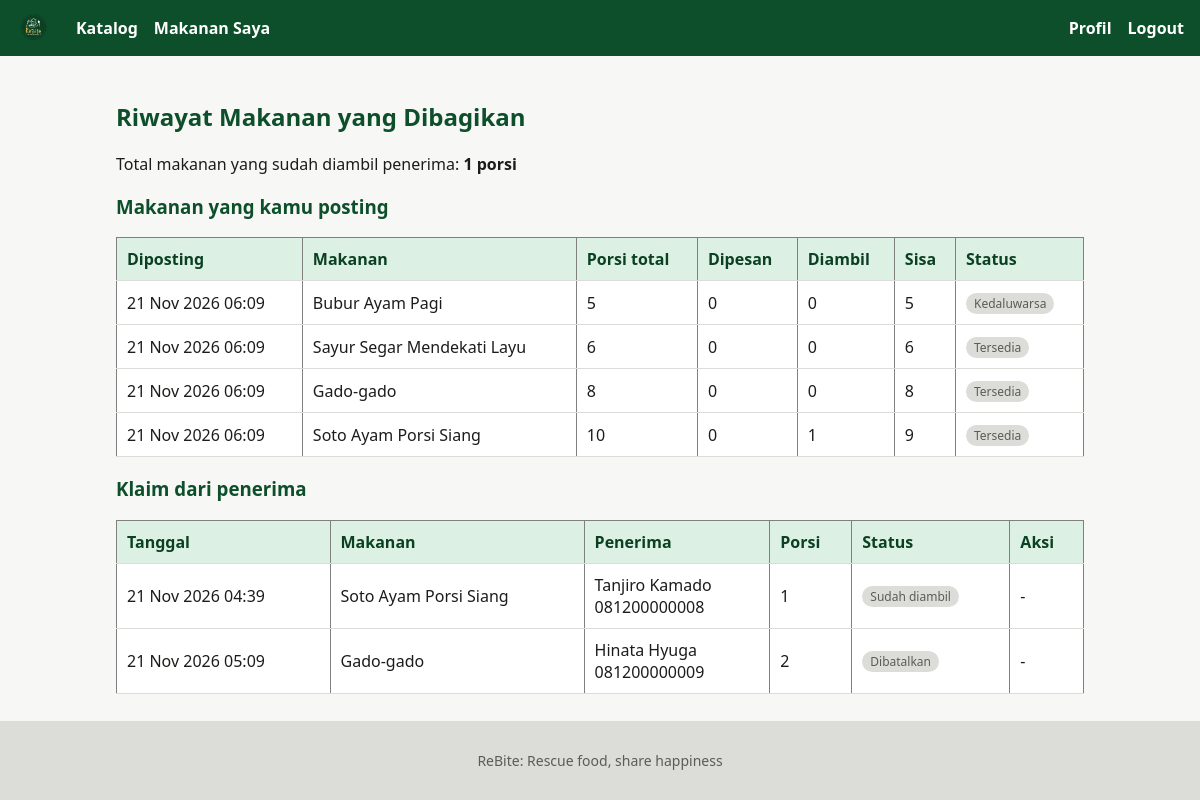
The page /penyedia/riwayat_berbagi.php (signed in) on the database its author committed.
### tables this page shows
CREATE TABLE `makanan` (
  `id` int(11) NOT NULL AUTO_INCREMENT,
  `id_penyedia` int(11) NOT NULL,
  `id_kategori` int(11) NOT NULL,
  `nama` varchar(100) NOT NULL,
  `deskripsi` text DEFAULT NULL,
  `foto` varchar(255) DEFAULT NULL,
  `porsi_total` int(11) NOT NULL,
  `porsi_tersisa` int(11) NOT NULL,
  `lokasi` varchar(255) NOT NULL,
  `batas_ambil` datetime NOT NULL,
  `status` enum('tersedia','habis','kedaluwarsa') NOT NULL DEFAULT 'tersedia',
  `created_at` timestamp NOT NULL DEFAULT CURRENT_TIMESTAMP,
  PRIMARY KEY (`id`),
  KEY `idx_makanan_penyedia` (`id_penyedia`),
  KEY `idx_makanan_kategori` (`id_kategori`),
  CONSTRAINT `fk_makanan_penyedia` FOREIGN KEY (`id_penyedia`) REFERENCES `users` (`id`) ON DELETE CASCADE,
  CONSTRAINT `fk_makanan_kategori` FOREIGN KEY (`id_kategori`) REFERENCES `kategori` (`id`)
);

CREATE TABLE `klaim` (
  `id` int(11) NOT NULL AUTO_INCREMENT,
  `id_makanan` int(11) NOT NULL,
  `id_penerima` int(11) NOT NULL,
  `jumlah_porsi` int(11) NOT NULL,
  `status` enum('dipesan','diambil','dibatalkan') NOT NULL DEFAULT 'dipesan',
  `tanggal_klaim` timestamp NOT NULL DEFAULT CURRENT_TIMESTAMP,
  PRIMARY KEY (`id`),
  KEY `idx_klaim_makanan` (`id_makanan`),
  KEY `idx_klaim_penerima` (`id_penerima`),
  CONSTRAINT `fk_klaim_makanan` FOREIGN KEY (`id_makanan`) REFERENCES `makanan` (`id`) ON DELETE CASCADE,
  CONSTRAINT `fk_klaim_penerima` FOREIGN KEY (`id_penerima`) REFERENCES `users` (`id`) ON DELETE CASCADE
);

CREATE TABLE `users` (
  `id` int(11) NOT NULL AUTO_INCREMENT,
  `nama` varchar(100) NOT NULL,
  `email` varchar(100) NOT NULL,
  `password` varchar(255) NOT NULL,
  `role` enum('admin','penyedia','penerima') NOT NULL,
  `no_hp` varchar(20) DEFAULT NULL,
  `alamat` text DEFAULT NULL,
  `status_verifikasi` enum('pending','terverifikasi') NOT NULL DEFAULT 'pending',
  `created_at` timestamp NOT NULL DEFAULT CURRENT_TIMESTAMP,
  PRIMARY KEY (`id`),
  UNIQUE KEY `uk_users_email` (`email`)
);

### includes/koneksi.php (called while the page is built, shortened)
<?php
function e($teks)
{
    return htmlspecialchars((string) $teks, ENT_QUOTES, 'UTF-8');
}
?>

### penyedia/riwayat_berbagi.php (the view, shortened to what this page needs)
<?php
include_once "../includes/koneksi.php";
$id_penyedia = (int) $_SESSION['id_user'];
$hasil_makanan = mysqli_query($koneksi,
    "SELECT m.id, m.nama, m.porsi_total, m.porsi_tersisa, m.status, m.created_at,
            COALESCE(SUM(CASE WHEN k.status='diambil' THEN k.jumlah_porsi END), 0) AS porsi_diambil,
            COALESCE(SUM(CASE WHEN k.status='dipesan' THEN k.jumlah_porsi END), 0) AS porsi_dipesan
     FROM makanan m
     LEFT JOIN klaim k ON k.id_makanan = m.id
     WHERE m.id_penyedia=$id_penyedia
     GROUP BY m.id, m.nama, m.porsi_total, m.porsi_tersisa, m.status, m.created_at
     ORDER BY m.created_at DESC");
$hasil_klaim = mysqli_query($koneksi,
    "SELECT k.id, k.jumlah_porsi, k.status, k.tanggal_klaim,
            m.nama AS nama_makanan, u.nama AS nama_penerima, u.no_hp
     FROM klaim k
     JOIN makanan m ON m.id = k.id_makanan
     JOIN users u ON u.id = k.id_penerima
     WHERE m.id_penyedia=$id_penyedia
     ORDER BY FIELD(k.status, 'dipesan', 'diambil', 'dibatalkan'), k.tanggal_klaim DESC");
$hitung = mysqli_query($koneksi,
    "SELECT COALESCE(SUM(k.jumlah_porsi), 0) AS total
     FROM klaim k JOIN makanan m ON m.id = k.id_makanan
     WHERE m.id_penyedia=$id_penyedia AND k.status='diambil'");
$data_total = mysqli_fetch_assoc($hitung);
$label_klaim = array(
    'dipesan'    => 'Dipesan',
    'diambil'    => 'Sudah diambil',
    'dibatalkan' => 'Dibatalkan'
);
$label_makanan = array(
    'tersedia'    => 'Tersedia',
    'habis'       => 'Habis',
    'kedaluwarsa' => 'Kedaluwarsa'
);
include "../includes/header.php";
?>
<section class="halaman-riwayat">
    <h2>Riwayat Makanan yang Dibagikan</h2>
    <p>Total makanan yang sudah diambil penerima: <b><?= (int) $data_total['total'] ?> porsi</b></p>
    <h3>Makanan yang kamu posting</h3>
    <?php if (mysqli_num_rows($hasil_makanan) == 0) { ?>
        <p>Kamu belum memposting makanan.</p>
    <?php } else { ?>
        <div class="tabel-scroll">
            <table border="1">
                <tr>
                    <th>Diposting</th>
                    <th>Makanan</th>
                    <th>Porsi total</th>
                    <th>Dipesan</th>
                    <th>Diambil</th>
                    <th>Sisa</th>
                    <th>Status</th>
                </tr>
                <?php while ($m = mysqli_fetch_assoc($hasil_makanan)) { ?>
                    <tr>
                        <td><?= e(date('d M Y H:i', strtotime($m['created_at']))) ?></td>
                        <td><?= e($m['nama']) ?></td>
                        <td><?= (int) $m['porsi_total'] ?></td>
                        <td><?= (int) $m['porsi_dipesan'] ?></td>
                        <td><?= (int) $m['porsi_diambil'] ?></td>
                        <td><?= (int) $m['porsi_tersisa'] ?></td>
                        <td><span class="badge badge-<?= e($m['status']) ?>"><?= e($label_makanan[$m['status']]) ?></span></td>
                    </tr>
                <?php } ?>
            </table>
        </div>
    <?php } ?>
    <h3>Klaim dari penerima</h3>
    <?php if (mysqli_num_rows($hasil_klaim) == 0) { ?>
        <p>Belum ada klaim.</p>
    <?php } else { ?>
        <div class="tabel-scroll">
            <table border="1">
                <tr>
                    <th>Tanggal</th>
                    <th>Makanan</th>
                    <th>Penerima</th>
                    <th>Porsi</th>
                    <th>Status</th>
                    <th>Aksi</th>
                </tr>
                <?php while ($k = mysqli_fetch_assoc($hasil_klaim)) { ?>
                    <tr>
                        <td><?= e(date('d M Y H:i', strtotime($k['tanggal_klaim']))) ?></td>
                        <td><?= e($k['nama_makanan']) ?></td>
                        <td><?= e($k['nama_penerima']) ?><br><?= e($k['no_hp']) ?></td>
                        <td><?= (int) $k['jumlah_porsi'] ?></td>
                        <td><span class="badge badge-<?= e($k['status']) ?>"><?= e($label_klaim[$k['status']]) ?></span></td>
                        <td>
                            <?php if ($k['status'] == 'dipesan') { ?>
                                <form method="post" onSubmit="return confirm('Tandai klaim ini sudah diambil?');">
                                    <input type="hidden" name="id_klaim" value="<?= (int) $k['id'] ?>">
                                    <input type="submit" name="ambil" value="Tandai diambil" class="btn">
                                </form>
                            <?php } else { ?>
                                -
                            <?php } ?>
                        </td>
                    </tr>
                <?php } ?>
            </table>
        </div>
    <?php } ?>
</section>
<?php include "../includes/footer.php"; ?>

### assets/css/style.css (style rules this page uses)
:root { --color-brand-50: #f0f9f3; --color-brand-100: #dcf1e3; --color-brand-300: #8ccda6; --color-brand-600: #1e7746; --color-brand-700: #106535; --color-brand-800: #0d4f2a; --color-brand-900: #0b4023; --color-ink-50: #f7f7f6; --color-ink-200: #dcdcd8; --color-ink-600: #5c5c56; --color-ink-900: #1c1c1a; --color-surface: #fff; --color-surface-muted: var(--color-ink-50); --oranye: #f57c00; --merah: #c62828; }
* { box-sizing: border-box; }
body { margin: 0; font-family: system-ui, Arial, sans-serif; color: var(--color-ink-900); background: var(--color-surface-muted); min-height: 100vh; display: flex; flex-direction: column; }
h1, h2, h3 { color: var(--color-brand-800); }
table { width: 100%; border-collapse: collapse; background: var(--color-surface); }
th, td { padding: 10px; border-bottom: 1px solid var(--color-ink-200); text-align: left; }
th { background: var(--color-brand-100); color: var(--color-brand-900); }
.badge { display: inline-block; padding: 2px 8px; border-radius: 12px; font-size: 12px; background: var(--color-ink-200); color: var(--color-ink-600); }

### rows shown on the page
makanan: created_at "21 Nov 2026 06:09", nama "Bubur Ayam Pagi", porsi_total "5", porsi_dipesan "0", porsi_diambil "0", porsi_tersisa "5", status "Kedaluwarsa"
makanan: created_at "21 Nov 2026 06:09", nama "Sayur Segar Mendekati Layu", porsi_total "6", porsi_dipesan "0", porsi_diambil "0", porsi_tersisa "6", status "Tersedia"
makanan: created_at "21 Nov 2026 06:09", nama "Gado-gado", porsi_total "8", porsi_dipesan "0", porsi_diambil "0", porsi_tersisa "8", status "Tersedia"
makanan: created_at "21 Nov 2026 06:09", nama "Soto Ayam Porsi Siang", porsi_total "10", porsi_dipesan "0", porsi_diambil "1", porsi_tersisa "9", status "Tersedia"
klaim: tanggal_klaim "21 Nov 2026 04:39", id_makanan.nama "Soto Ayam Porsi Siang", id_penerima.nama "Tanjiro Kamado", id_penerima.no_hp "081200000008", jumlah_porsi "1", status "Sudah diambil"
klaim: tanggal_klaim "21 Nov 2026 05:09", id_makanan.nama "Gado-gado", id_penerima.nama "Hinata Hyuga", id_penerima.no_hp "081200000009", jumlah_porsi "2", status "Dibatalkan"

### other values the page prints
$data_total['total'] "1"
